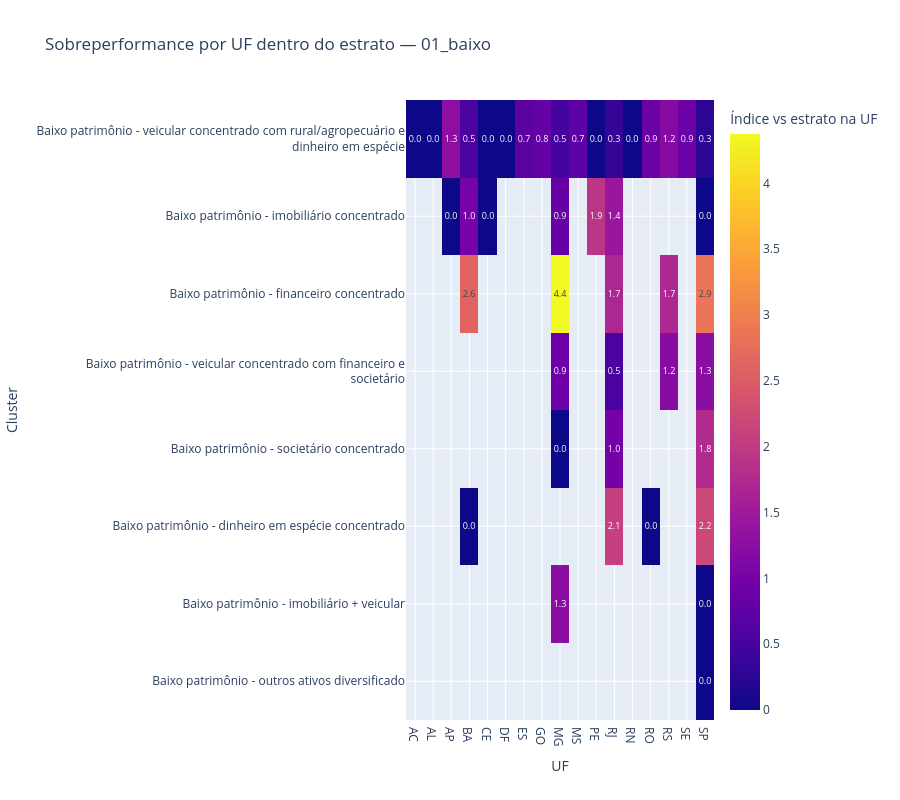
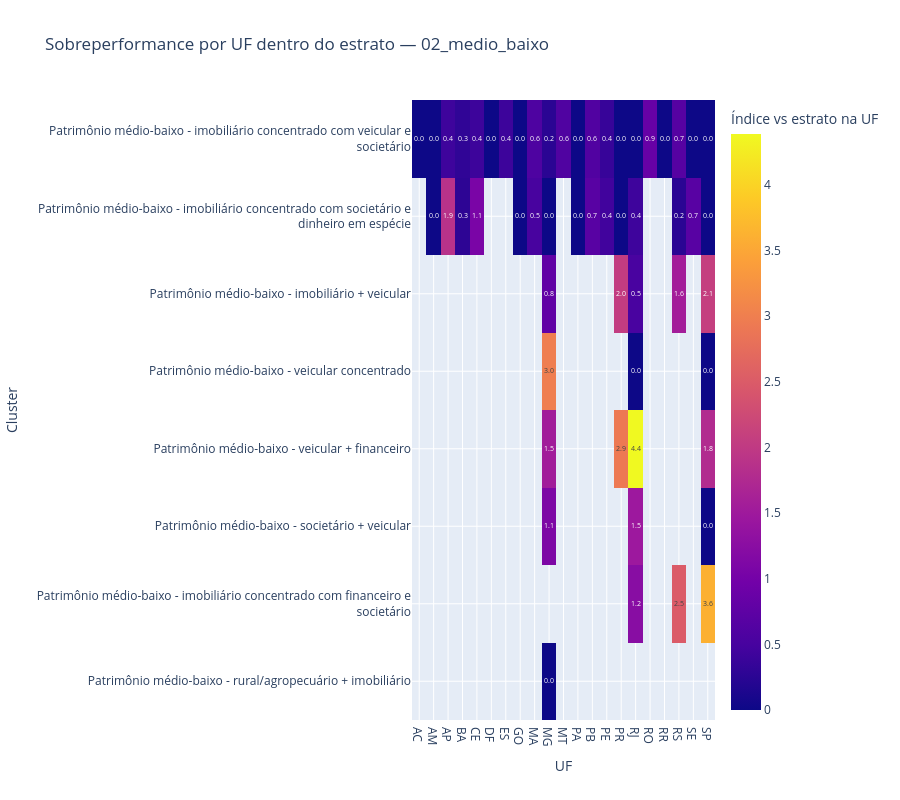

Notebook code cell kept with these figures, in order:
### Code cell
# ============================================================
# 3.22 Gráfico — Heatmap controlado por estrato
# Um HTML por estrato
# ============================================================

for estrato_atual in sorted(df_geo["estrato"].dropna().unique()):
    
    df_heat_controlado = (
        desempenho_cluster_estrato_uf_filtrado
        .loc[
            desempenho_cluster_estrato_uf_filtrado["estrato"] == estrato_atual
        ]
        .copy()
    )
    
    if df_heat_controlado.empty:
        continue
    
    top_clusters_estrato_geo = (
        df_geo
        .loc[df_geo["estrato"] == estrato_atual, "perfil_cluster"]
        .value_counts()
        .head(15)
        .index
    )
    
    df_heat_controlado = df_heat_controlado.loc[
        df_heat_controlado["perfil_cluster"].isin(top_clusters_estrato_geo)
    ]
    
    matriz_controlada = (
        df_heat_controlado
        .pivot_table(
            index="perfil_cluster",
            columns="SG_UF",
            values="indice_vs_estrato_uf",
            fill_value=np.nan,
            observed=True
        )
    )
    
    if matriz_controlada.empty:
        continue
    
    ordem_clusters = (
        df_geo
        .loc[
            (df_geo["estrato"] == estrato_atual)
            & (df_geo["perfil_cluster"].isin(top_clusters_estrato_geo)),
            "perfil_cluster"
        ]
        .value_counts()
        .index
    )
    
    matriz_controlada = matriz_controlada.loc[ordem_clusters]
    matriz_controlada.index = [quebra_label(idx, 65) for idx in matriz_controlada.index]
    
    fig = px.imshow(
        matriz_controlada,
        aspect="auto",
        text_auto=".1f",
        labels={
            "x": "UF",
            "y": "Cluster",
            "color": "Índice vs estrato na UF"
        },
        title=f"Sobreperformance por UF dentro do estrato — {estrato_atual}"
    )
    
    fig.update_layout(height=800)
    
    nome_arquivo = f"eixo3_heatmap_indice_cluster_uf_dentro_estrato_{estrato_atual}.html"
    fig.write_html(PASTA_GRAFICOS / nome_arquivo)
    
    if RENDERIZAR_NO_NOTEBOOK:
        fig.show()

### Figure 1 — Plotly figure (JSON) as saved in the notebook; plotly's stock layout.template omitted (floating-point values rounded to 4 significant figures; data arrays with more than 128 entries replaced by an {"elided": "..."} marker saying what was removed)
{"data": [{"coloraxis": "coloraxis", "hovertemplate": "UF: %{x}<br>Cluster: %{y}<br>Índice vs estrato na UF: %{z}<extra></extra>", "name": "0", "texttemplate": "%{z:.1f}", "type": "heatmap", "x": ["AC", "AL", "AP", "BA", "CE", "DF", "ES", "GO", "MG", "MS", "PE", "RJ", "RN", "RO", "RS", "SE", "SP"], "xaxis": "x", "y": ["Baixo patrimônio - veicular concentrado com rural/agropecuário e<br>dinheiro em espécie", "Baixo patrimônio - imobiliário concentrado", "Baixo patrimônio - financeiro concentrado", "Baixo patrimônio - veicular concentrado com financeiro e<br>societário", "Baixo patrimônio - societário concentrado", "Baixo patrimônio - dinheiro em espécie concentrado", "Baixo patrimônio - imobiliário + veicular", "Baixo patrimônio - outros ativos diversificado"], "yaxis": "y", "z": {"elided": "8x17 float values"}}], "layout": {"coloraxis": {"colorbar": {"title": {"text": "Índice vs estrato na UF"}}, "colorscale": [[0, "#0d0887"], [0.1111, "#46039f"], [0.2222, "#7201a8"], [0.3333, "#9c179e"], [0.4444, "#bd3786"], [0.5556, "#d8576b"], [0.6667, "#ed7953"], [0.7778, "#fb9f3a"], [0.8889, "#fdca26"], [1, "#f0f921"]]}, "height": 800, "title": {"text": "Sobreperformance por UF dentro do estrato — 01_baixo"}, "xaxis": {"anchor": "y", "domain": [0, 1], "title": {"text": "UF"}}, "yaxis": {"anchor": "x", "autorange": "reversed", "domain": [0, 1], "title": {"text": "Cluster"}}}}

### Figure 2 — Plotly figure (JSON) as saved in the notebook; plotly's stock layout.template omitted (floating-point values rounded to 4 significant figures; data arrays with more than 128 entries replaced by an {"elided": "..."} marker saying what was removed)
{"data": [{"coloraxis": "coloraxis", "hovertemplate": "UF: %{x}<br>Cluster: %{y}<br>Índice vs estrato na UF: %{z}<extra></extra>", "name": "0", "texttemplate": "%{z:.1f}", "type": "heatmap", "x": ["AC", "AM", "AP", "BA", "CE", "DF", "ES", "GO", "MA", "MG", "MT", "PA", "PB", "PE", "PR", "RJ", "RO", "RR", "RS", "SE", "SP"], "xaxis": "x", "y": ["Patrimônio médio-baixo - imobiliário concentrado com veicular e<br>societário", "Patrimônio médio-baixo - imobiliário concentrado com societário e<br>dinheiro em espécie", "Patrimônio médio-baixo - imobiliário + veicular", "Patrimônio médio-baixo - veicular concentrado", "Patrimônio médio-baixo - veicular + financeiro", "Patrimônio médio-baixo - societário + veicular", "Patrimônio médio-baixo - imobiliário concentrado com financeiro e<br>societário", "Patrimônio médio-baixo - rural/agropecuário + imobiliário"], "yaxis": "y", "z": {"elided": "8x21 float values"}}], "layout": {"coloraxis": {"colorbar": {"title": {"text": "Índice vs estrato na UF"}}, "colorscale": [[0, "#0d0887"], [0.1111, "#46039f"], [0.2222, "#7201a8"], [0.3333, "#9c179e"], [0.4444, "#bd3786"], [0.5556, "#d8576b"], [0.6667, "#ed7953"], [0.7778, "#fb9f3a"], [0.8889, "#fdca26"], [1, "#f0f921"]]}, "height": 800, "title": {"text": "Sobreperformance por UF dentro do estrato — 02_medio_baixo"}, "xaxis": {"anchor": "y", "domain": [0, 1], "title": {"text": "UF"}}, "yaxis": {"anchor": "x", "autorange": "reversed", "domain": [0, 1], "title": {"text": "Cluster"}}}}
